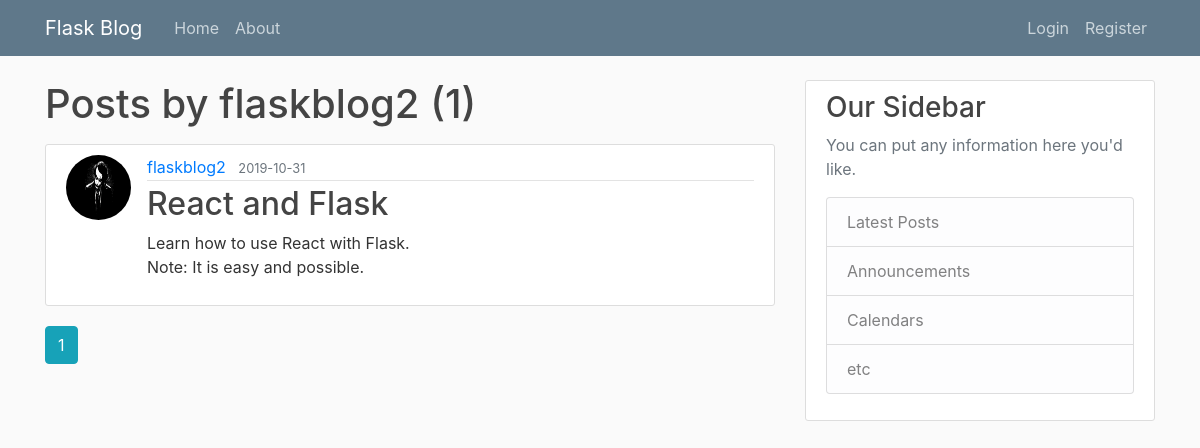
Screenshot of /user/flaskblog2 with the database file from the repository.
### flaskblog/models.py (models this page shows, shortened)
class User(db.Model, UserMixin):
    id = db.Column(db.Integer, primary_key=True)
    username = db.Column(db.String(20), unique=True, nullable=False)
    email = db.Column(db.String(120), unique=True, nullable=False)
    image_file = db.Column(db.String(20), nullable=False, default='default.jpg')
    password = db.Column(db.String(60), nullable=False)
    posts = db.relationship('Post', backref='author', lazy=True)

class Post(db.Model):
    id = db.Column(db.Integer, primary_key=True)
    title = db.Column(db.String(100), nullable=False)
    datestamp = db.Column(db.DateTime, nullable=False, default=datetime.utcnow)
    content = db.Column(db.Text, nullable=False)
    user_id = db.Column(db.Integer, db.ForeignKey('user.id'), nullable=False)

### flaskblog/routes.py (the view)
@app.route("/user/<string:username>")
def user_posts(username):
    page = request.args.get('page', 1, type=int)
    user = User.query.filter_by(username=username).first_or_404()
    posts = Post.query.filter_by(author=user)\
            .order_by(Post.datestamp.desc())\
            .paginate(page = page, per_page = 5)
    return  render_template("user_posts.html", posts=posts, user=user)

### flaskblog/templates/user_posts.html
{% extends "layout.html" %}
{% block content %}
    <h1 class="mb-3">Posts by {{user.username}} ({{ posts.total }})</h1>
    {% for post in posts.items %}
        <article class="media content-section">
          <img src="{{ url_for('static', filename='profile_pics/' + post.author.image_file)}}" class="rounded-circle article-img" alt="{{post.author.username}}">
          <div class="media-body">
            <div class="article-metadata">
              <a class="mr-2" href="{{url_for('user_posts', username=post.author.username)}}">{{ post.author.username }}</a>
              <small class="text-muted">{{ post.datestamp.strftime('%Y-%m-%d') }}</small>
            </div>
            <h2><a class="article-title" href="{{url_for('post', post_id = post.id)}}">{{ post.title }}</a></h2>
            <p class="article-content">{{ post.content }}</p>
          </div>
        </article>
    {% endfor %}
    {% for page_num in posts.iter_pages(left_edge = 1, right_edge = 1, left_current=1, right_current=2) %}
      {% if page_num%}
        {% if posts.page == page_num %}
        <a class=" btn btn-info mb-4" href="{{ url_for('user_posts',username=user.username, page=page_num)}}">{{ page_num }}</a>
        {%else%}
        <a class=" btn btn-outline-info mb-4" href="{{ url_for('user_posts',username=user.username, page=page_num)}}">{{ page_num }}</a>
        {%endif%}
      {% else%}
        ........
      {% endif %}
    {% endfor %}
{% endblock content %}

### flaskblog/static/main.css (style rules this page uses)
body { background: #fafafa; color: #333333; margin-top: 5rem; }
h1, h2, h3, h4, h5, h6 { color: #444444; }
.content-section { background: #ffffff; padding: 10px 20px; border: 1px solid #dddddd; border-radius: 3px; margin-bottom: 20px; }
.article-title { color: #444444; }
.article-content { white-space: pre-line; }
.article-img { height: 65px; width: 65px; margin-right: 16px; }
.article-metadata { padding-bottom: 1px; margin-bottom: 4px; border-bottom: 1px solid #e3e3e3 }

### rows the page displays
User: username "flaskblog2"
Post: image_file (placeholder picture), author.username "flaskblog2", datestamp "2019-10-31", title "React and Flask", content "Learn how to use React with Flask. Note: It is easy and possible."

### other values shown
{{ posts.total }} "1"
{{ page_num }} "1"
